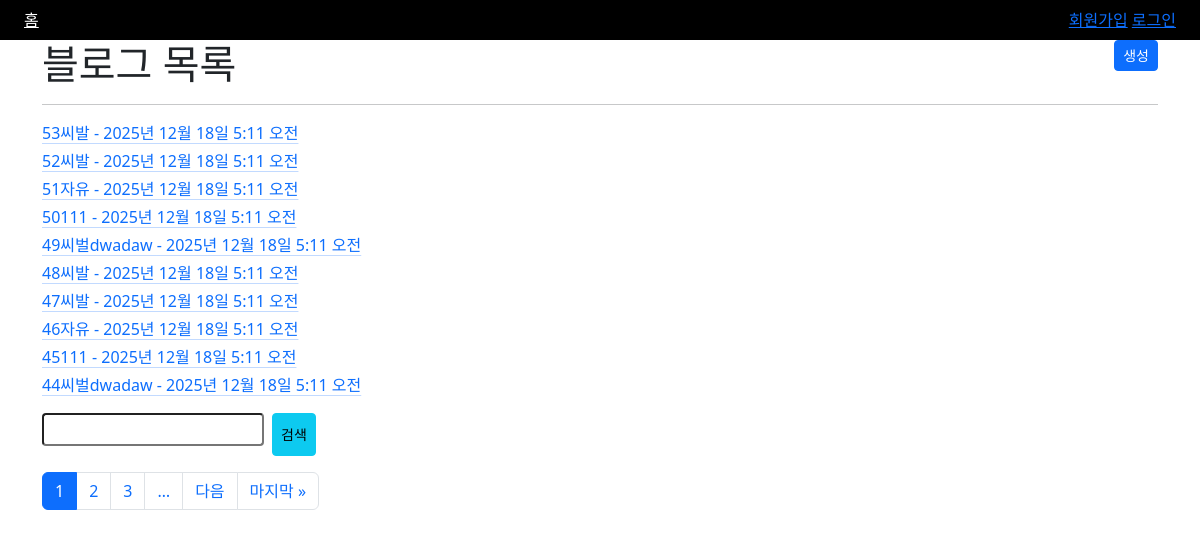
The page / on the database its author committed.
### blog/models.py (models this page shows, shortened)
class Blog(TimestampModel):
    CATEGORY_CHOICES = (
        ('free', '자유'),
        ('travel', '여행'),
        ('cat', '고양이'),
        ('dog', '강아지'),
    )
    category = models.CharField('카테고리', max_length=10, choices=CATEGORY_CHOICES)
    title = models.CharField('제목', max_length=100)
    content = models.TextField('본문')
    author = models.ForeignKey(User, on_delete=models.CASCADE)
    class Meta:
        verbose_name = '블로그'
        verbose_name_plural = '블로그 목록'

### blog/cb_views.py (the view)
# urls.py: path('', cb_views.BlogListView.as_view(), name='list'),
class BlogListView(ListView):
    queryset = Blog.objects.all()
    template_name = 'blog_list.html'
    paginate_by = 10
    ordering = ('-id', )
    def get_queryset(self):
        queryset = super().get_queryset()
        q = self.request.GET.get('q')
        if q:
            queryset = queryset.filter(
                Q(title__icontains=q)  |
                Q(content__icontains=q)
            )
        return queryset

### templates/blog_list.html
{% extends 'base.html' %}
{% block content %}
    <div class="nt-2">
        <h1 class="d-inline"> 블로그 목록 {{ count }}</h1>
        <a href='{% url 'blog:create' %}' class="float-end btn btn-sm btn-primary">생성</a>
    </div>
    <hr>
    {% for blog in object_list %}
        <div class="my-1">
          <a href="{% url 'blog:detail' blog.pk %}" class="link-primary link-offset-2 link-underline-opacity-25 link-underline-opacity-100-hover">
              {{ blog.pk }}{{ blog.title }} - {{ blog.created_at }}
          </a>
        </div>
    {% endfor %}
    <form method="get" class="my-3 d-flex">
        <input class="form-control-sm" name="q" type="text" style="margin-bottom: 10px;" value="{% if request.GET.q %}{{ request.GET.q }}{% endif %}">
        <button class="btn btn-sm btn-info ms-2">검색</button>
    </form>
    {% include 'pagination.html' %}
{% endblock %}

### rows shown on the page
Blog: pk "53", title "씨발", created_at "2025년 12월 18일 5:11 오전"
Blog: pk "52", title "씨발", created_at "2025년 12월 18일 5:11 오전"
Blog: pk "51", title "자유", created_at "2025년 12월 18일 5:11 오전"
Blog: pk "50", title "111", created_at "2025년 12월 18일 5:11 오전"
Blog: pk "49", title "씨벌dwadaw", created_at "2025년 12월 18일 5:11 오전"
Blog: pk "48", title "씨발", created_at "2025년 12월 18일 5:11 오전"
Blog: pk "47", title "씨발", created_at "2025년 12월 18일 5:11 오전"
Blog: pk "46", title "자유", created_at "2025년 12월 18일 5:11 오전"
Blog: pk "45", title "111", created_at "2025년 12월 18일 5:11 오전"
Blog: pk "44", title "씨벌dwadaw", created_at "2025년 12월 18일 5:11 오전"

### other values the page prints
{{ i }} "1"
{{ i }} "2" "3"
